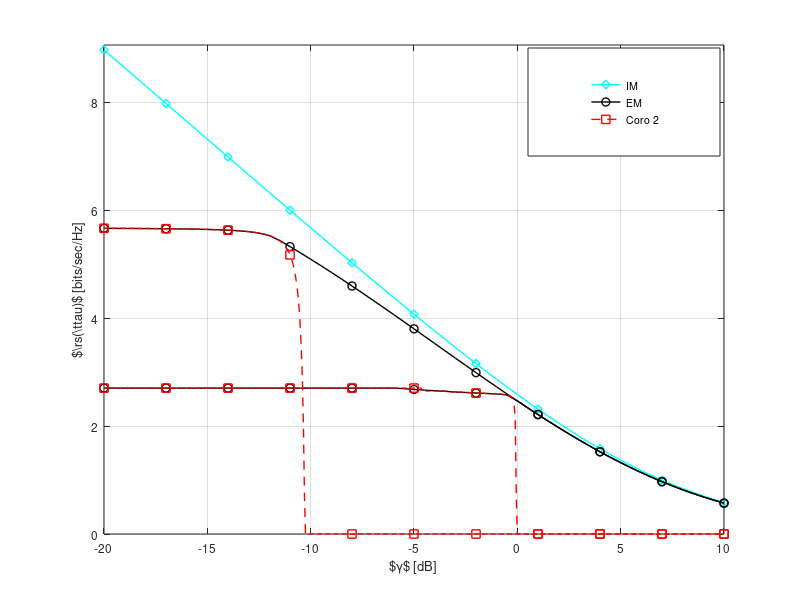

The MATLAB source for this figure: (Note: this script raises an error after producing the figure.)
%                                
%        Description: This m-file considers the variation of optimum throughput
%        determined from the Estimation-Throughput tradeoff for the AWGN channel.  
%        (When an outage constraint is established over the power received at PR)      
%
%        Clearly the regulated power is distributed according non central
%        chi-2 distribution. However to simplify the analysis we
%        approximate the non central distribution against the Gamma
%        distribution.
%        
%        The simulation is performed to show the following:
%        1) Analyse the optimum throughput vs received SNR
%
%        Created on: 04.08.15
%        Revision History: 04.08.15 --> File generated   
%  
%%%%%%%%%%%%%%%%%%%%%%%%%%%%%%%%%%%%%%%%%%%%%%%%%%%%%%%%%%%%%%%%%%%%%%%%%%%

clear all;
close all;
clc;

                                              % Enable( = 1) to perform simulation, theoretical analysis
th = 00;                                      % disable ( = 0) to plot curves, data is read from a file
                                              % Theoretical anaylsis is also included of simulation as
                                              % numerical integration is involved
%%%%%%%%%%%%%%%%%%%%%%%%%%%%%%%%%%%%%%%%%%%%%%%%%%%%%%%%%%%%%%%%%%%%%%%%%%%
%   Parameters
%%%%%%%%%%%%%%%%%%%%%%%%%%%%%%%%%%%%%%%%%%%%%%%%%%%%%%%%%%%%%%%%%%%%%%%%%%%
P_tran = -00;                                     % Power transmitted by PR, the SNR received at ST can be 
                                                  % varried using this parameter
noise_power = -100;                               % noise power -100 dBm
I_T = -110;                                       % Interference temperature -80 dBm
f_s = 1e6;                                        % 1 MHz one band
K = 0.1 * f_s;                                    % K = Total number of samples in a frame = T * f_s, T = 100 ms WRAN standard
alpha_true_p1 = [120:-0.5:90];                    % True Path loss between ST and PR  to achieve P_p = IT  
alpha_true_p2 = 100;                              % True Path loss between PT and SR  
alpha_true_s = 080;                               % True Path loss between ST and SR  to achieve P_p = IT  
epsilon = [0.01, 0.1];                            % Outage Probability constraint at PR

P_reg_max = 10.^([00 -10]/10);                   % Maximum Trasmit Power Constraint


Exp_opt_R_th = zeros(length(epsilon),...
    length(alpha_true_p1), length(P_reg_max));     % Optimum Expected throughput  

Exp_R_id = zeros(1, length(alpha_true_p1));        % Idle throughput  

Opt_N_th = zeros(length(epsilon),...
    length(alpha_true_p1), length(P_reg_max));     % Optimum Estimation time 
snr = 10^(P_tran/10) * 10.^(-alpha_true_p1/10)...  % snr received at the PR
    / 10^(noise_power/10);

N_s = 10;
    
%%%%%%%%%%%%%%%%%%%%%%%%%%%%%%%%%%%%%%%%%%%%%%%%%%%%%%%%%%%%%%%%%%%%%%%%%%%
%   Theoretical analysis
%%%%%%%%%%%%%%%%%%%%%%%%%%%%%%%%%%%%%%%%%%%%%%%%%%%%%%%%%%%%%%%%%%%%%%%%%%%
if th  
    %% Theoretical parameters
    N_th = 10:1:7000;                               % N = Total of samples used for estimation = tau * f_s 
    P_reg_th = zeros(1, length(N_th));              % Expected power regulated by ST
    Exp_R_th = zeros(1, length(N_th));              % Expected Throughput
    for i = 1:length(epsilon)
       disp(strcat('epsilon = ',num2str(epsilon(i))));             

       for j = 1:length(snr)
           disp(strcat('snr = ',num2str(10*log10(snr(j)))));  
           for k = 1:length(P_reg_max)
               parfor l=1:length(N_th)       
                   %disp(strcat('N = ',num2str(N_th(k))));             

                   %% Determining the performance meterics --> Exp_R
                   %% Expected values           

                   %% Gamma Approximation to the non-central chi-squared distribution
                   mean = 10^(noise_power/10) * (1 + snr(j));       
                   var = (10^(noise_power/10))^2/N_th(l) * ( 2 + 4 * snr(j)); 

                   b = var/mean;
                   a = mean/b;

                   %% Determine the controlled power
                   P_reg_th(l) = min(P_reg_max(k), 10^(I_T/10) * 10^(P_tran/10) /...
                       (b * gammaincinv((1 - epsilon(i)),a) - 10^(noise_power/10)));   
                   
                   C_1  = calc_capacities(10^(-alpha_true_p2/10)/10^(noise_power/10),...
                        10^(-alpha_true_s/10), P_reg_th(l), 10^(noise_power/10), N_th(l), N_s);

                   %% Expected Rate
                    Exp_R_th(l) = (K- N_th(l))/K * C_1;
               end
                %%%%%%%%%%%%%%%%%%%%%%%%%%%%%%%%%%%%%%%%%%%%%%%%%%%%%%%%%%%%%%%%%%%%%%%%%%%
                %   Finding optimum estimation time
                %%%%%%%%%%%%%%%%%%%%%%%%%%%%%%%%%%%%%%%%%%%%%%%%%%%%%%%%%%%%%%%%%%%%%%%%%%%
                % Optimum throughput for the ideal model
                [Exp_opt_R_th(i,j,k) index] = max(Exp_R_th);
                Opt_N_th(i,j, k) = N_th(index);
                
                % Idle Case
                Exp_R_id(j,k) = log2(1 + 10^(I_T/10) ./(10^(P_tran/10) * 10.^(-alpha_true_p1(j)/10))...
                   * 10^(-alpha_true_s/10)./ (10^(P_tran/10) *  (10^(-alpha_true_p2/10) + 10^(noise_power/10))));
                
                disp(strcat('Exp_R_id = ',num2str(Exp_R_id(j,k)))); 
                disp(strcat('Exp_R_th = ',num2str(Exp_opt_R_th(i,j, k)))); 
                disp(strcat('N_opt_th = ',num2str(Opt_N_th(i,j, k))));
           end
           save('results_opt_thr_vs_SNR_AWGN_e01_SI_00_th.mat');
       end
   end
   quit;
end
%%%%%%%%%%%%%%%%%%%%%%%%%%%%%%%%%%%%%%%%%%%%%%%%%%%%%%%%%%%%%%%%%%%%%%%%%%%
%   Plot curves theoretical analysis
%%%%%%%%%%%%%%%%%%%%%%%%%%%%%%%%%%%%%%%%%%%%%%%%%%%%%%%%%%%%%%%%%%%%%%%%%%%
ver_paper = 1;       % = 1, Corresponds to the changes according to TCCN paper          
                     % = 0, Correspoonds to the changes as per the diss
if ver_paper == 1
    ideal_linewidth = 1;
else
    ideal_linewidth = 2;
end 

%%%%%%%%%%%%%%%%%%%%%%%%%%%%%%%%%%%%%%%%%%%%%%%%%%%%%%%%%%%%%%%%%%%%%%%%%%%
%   Optium Throughput vs SNR
%%%%%%%%%%%%%%%%%%%%%%%%%%%%%%%%%%%%%%%%%%%%%%%%%%%%%%%%%%%%%%%%%%%%%%%%%%%
figure(1);
load('results_opt_thr_vs_SNR_AWGN_e01_SI_00_th.mat');
SNR = 10*log10(snr);

%% Ideal Model
Exp_R_id = log2(1 + 10^(I_T/10) ./(10^(P_tran/10) * 10.^(-alpha_true_p1/10))...
    * 10^(-alpha_true_s/10)./ (10^(P_tran/10) *  (10^(-alpha_true_p2/10) + 10^(noise_power/10))));
h11 = plot(SNR, Exp_R_id, 'c', 'LineWidth', ideal_linewidth);
hold on,
if ver_paper
    gap = 12;
    downsampled = 1:ceil(length(SNR)/gap):length(SNR);
    plot(SNR(downsampled), Exp_R_id(downsampled), 'cd', 'LineWidth', 1);
    lp1 = plot(0,0,'-c','Marker','d', 'LineWidth', 1, 'visible','off');
end

%pbaspect([1 0.3 1]);
Fontsize = 8.5;
hold on,
%h2 = plot(SNR, reshape(Exp_opt_R_th(1,:,1), 1, length(SNR)), 'k-.', 'LineWidth', 1);
%hold on,
plot(SNR, reshape(Exp_opt_R_th(2,:,1), 1, length(SNR)), 'k-', 'LineWidth', 1);
hold on,
%plot(SNR, reshape(Exp_opt_R_th(1,:,2), 1, length(SNR)), 'k-.', 'LineWidth', 1);
%hold on,
h33 = plot(SNR, reshape(Exp_opt_R_th(2,:,2), 1, length(SNR)), 'k-', 'LineWidth', 1);
hold on,
if ver_paper
    hold on,
    plot(SNR(downsampled), reshape(Exp_opt_R_th(2,downsampled,1), 1, length(downsampled)), 'ko', 'LineWidth', 1);

    plot(SNR(downsampled), reshape(Exp_opt_R_th(2,downsampled,2), 1, length(downsampled)), 'ko', 'LineWidth', 1);
    lp2 = plot(0,0,'-k','Marker','o', 'LineWidth', 1, 'visible','off');
end
%hold on,
%h4 = plot(SNR, Exp_opt_R_th(3,:), 'k', 'LineWidth', 1);


alt = 00;
if alt
    %% Alternative Strategy --- With no power control
    N_alt = 10:10:100000;   
    alpha_true_p1 = [120:-0.05:90];                    % True Path loss between ST and PR  to achieve P_p = IT  
    snr = 10^(P_tran/10) * 10.^(-alpha_true_p1/10)...  % snr received at the PR
        / 10^(noise_power/10);
    Exp_opt_R_alt = zeros(length(epsilon), length(snr), length(P_reg_max));
    N_alt_opt = zeros(length(epsilon), length(snr), length(P_reg_max));

    for i = 1:length(epsilon)
        for j = 1:length(P_reg_max)
            for k = 1:length(snr)


                %% Gamma Approximation to the non-central chi-squared distribution
                mean = 10^(noise_power/10) * (1 + snr(k));       
                var = (10^(noise_power/10))^2./N_alt * ( 2 + 4 * snr(k)); 

                b = var/mean;
                a = mean./b;

                %% Determine the SNR that achieves the outage probability
                temp1 = gammainc((10^(I_T/10) * 10^(P_tran/10)...
                   /P_reg_max(j) + 10^(noise_power/10)) * 1./b, a, 'upper');
               [value index] = min(abs(temp1 - epsilon(i)));  
               index
               N_alt_opt(i,k,j) = index; 
               if (index~=length(N_alt)) && value < epsilon(i)
                   C_1  = calc_capacities(10^(-alpha_true_p2/10)/10^(noise_power/10),...
                            10^(-alpha_true_s/10), P_reg_max(j), 10^(noise_power/10), N_alt(index), N_s)
                   Exp_opt_R_alt(i,k,j) = (K - N_alt(index))/K * C_1;
               else
                   break;
               end
            end
        end
    end
    save('results_opt_thr_vs_SNR_AWGN_SI_00_alt.mat');
end
load('results_opt_thr_vs_SNR_AWGN_SI_00_alt.mat');
SNR_alt = 10*log10(snr);

%hold on,
%plot(SNR, reshape(Exp_opt_R_alt(1,:,1), 1, length(SNR)), 'r--', 'LineWidth', 1);
hold on,
h44  = plot(SNR_alt, reshape(Exp_opt_R_alt(2,:,1), 1, length(SNR_alt)), 'r--', 'LineWidth', 1);

hold on,
plot(SNR_alt, reshape(Exp_opt_R_alt(2,:,2), 1, length(SNR_alt)), 'r--', 'LineWidth', 1);


if ver_paper
    downsampled_alt = [];
    for i = downsampled
        downsampled_alt(end + 1) = find(SNR_alt == SNR(i));
    end
    hold on,
    plot(SNR_alt(downsampled_alt), reshape(Exp_opt_R_alt(2,downsampled_alt,1), 1, length(downsampled_alt)), 'rs', 'LineWidth', 1);

    %hold on,
    %plot(SNR, reshape(Exp_opt_R_alt(1,:,2), 1, length(SNR)), 'r-', 'LineWidth', 1);
    hold on,
    plot(SNR_alt(downsampled_alt), reshape(Exp_opt_R_alt(2,downsampled_alt,2), 1, length(downsampled_alt)), 'rs', 'LineWidth', 1);
    lp3 = plot(0,0,'--r','Marker','s', 'LineWidth', 1, 'visible','off');
end

grid on;
axis([min(SNR) max(SNR) 0  max(Exp_R_id) * 1.01]);
ylabel('$\rs(\ttau)$ [bits/sec/Hz]','FontSize',Fontsize);
xlabel('$\gamma$ [dB]','FontSize',Fontsize);
%hl = legend([h1 h3 h4],'IM', 'EM, $\opc = 0.1$', 'EM, $\opc = 0.01$');
if ver_paper
    hl = legend([lp1 lp2 lp3],'IM', 'EM','Coro 2');
else
hl = legend([h11 h33 h44],'IM', 'EM','Coro 2');
end
set(hl, 'position',[0.66 0.74 0.24 0.18]);
set(gca,'FontSize',Fontsize);

if 00
    %%%% Zommed Image %%%%%
    % create a new pair of axes inside current figure
    ax = axes('Position',[.56 .51 .33 .33]);
    box on; % put box around new pair of axes
    child_gca = get(gca,'Children');

    [value indexOfInterest] = find(SNR <= -0.0 & SNR >= -1.0);
    %plot(SNR(indexOfInterest), reshape(Exp_opt_R_th(1,indexOfInterest,1), 1, length(SNR(indexOfInterest))),...
    %'k-.', 'LineWidth', 1); % plot on new axes
    %hold on,
    plot(SNR(indexOfInterest), reshape(Exp_opt_R_th(2,indexOfInterest,1), 1, length(SNR(indexOfInterest))),...
    'k-', 'LineWidth', 1); 
    hold on,
    %plot(SNR(indexOfInterest), reshape(Exp_opt_R_th(1,indexOfInterest,2), 1, length(SNR(indexOfInterest))),...
    %'k-.', 'LineWidth', 1); 
    %hold on,
    plot(SNR(indexOfInterest), reshape(Exp_opt_R_th(2,indexOfInterest,2), 1, length(SNR(indexOfInterest))),...
    'k-', 'LineWidth', 1); 
    plot(SNR(indexOfInterest), Exp_R_id(indexOfInterest), 'c', 'LineWidth', 3);


    % plot on new axes
    %plot(SNR(indexOfInterest), Exp_opt_R_th(3,indexOfInterest), 'k', 'LineWidth', 1); 
    %ylabel(gca, '$\rs(\ttau)$','FontSize',Fontsize);
    %xlabel(gca, '$\gamma$','FontSize',Fontsize);
    %set(ax, 'XTick', [-1.3 -0.9 -0.5]);
    %set(ax, 'YTick', [3.2 3.4 3.7]);
    axis(ax, [min(SNR(indexOfInterest)) max(SNR(indexOfInterest))...
        min(reshape(Exp_opt_R_th(1,indexOfInterest,1), 1, length(SNR(indexOfInterest))))...
        max(Exp_R_id(indexOfInterest)) * 1]);
    set(gca,'FontSize',Fontsize);
    th = title(ax, 'Zoom');
    set(th, 'Position', [-0.85    3.4    1.0001]);
end
if ver_paper    
    laprint(1, '../figures/fig_opt_thr_vs_SNR_AWGN_SI_00', 'options', 'factory', 'width', 8, 'scalefonts',...
        'on', 'factor',0.5, 'keepfontprops', 'on');
else    
    laprint(1, '../figures/fig_opt_thr_vs_SNR_AWGN_SI_00_diss', 'options', 'factory', 'width', 8, 'scalefonts',...
        'on', 'factor',0.5, 'keepfontprops', 'on');
end

%% SI = -10 dBm
figure(2);
load('results_opt_thr_vs_SNR_AWGN_e01_SI_10_th.mat');
SNR = 10*log10(snr);

%% Ideal Model
Exp_R_id = log2(1 + 10^(I_T/10) ./(10^(P_tran/10) * 10.^(-alpha_true_p1/10))...
    * 10^(-alpha_true_s/10)./ (10^(P_tran/10) *  (10^(-alpha_true_p2/10) + 10^(noise_power/10))));
h11 = plot(SNR, Exp_R_id, 'c', 'LineWidth', ideal_linewidth);
if ver_paper
    hold on,
    gap = 12;
    downsampled = 1:ceil(length(SNR)/gap):length(SNR);
    plot(SNR(downsampled), Exp_R_id(downsampled), 'cd', 'LineWidth', 1);
    lp1 = plot(0,0,'-c','Marker','d', 'LineWidth', 1, 'visible','off');
end
hold on,
%h2 = plot(SNR, reshape(Exp_opt_R_th(1,:,1), 1, length(SNR)), 'k-.', 'LineWidth', 1);
%hold on,
h33 = plot(SNR, reshape(Exp_opt_R_th(2,:,1), 1, length(SNR)), 'k-', 'LineWidth', 1);
hold on,
plot(SNR, reshape(Exp_opt_R_th(2,:,2), 1, length(SNR)), 'k-', 'LineWidth', 1);


if ver_paper
    hold on,
    plot(SNR(downsampled), reshape(Exp_opt_R_th(2,downsampled,1), 1, length(downsampled)), 'ko', 'LineWidth', 1);
    %hold on,
    %plot(SNR, reshape(Exp_opt_R_th(1,:,2), 1, length(SNR)), 'k-.', 'LineWidth', 1);
    hold on,
    plot(SNR(downsampled), reshape(Exp_opt_R_th(2,downsampled,2), 1, length(downsampled)), 'ko', 'LineWidth', 1);
    lp2 = plot(0,0,'-k','Marker','o', 'LineWidth', 1, 'visible','off');
end

grid on;
axis([min(SNR) max(SNR) 0  max(Exp_R_id) * 1.01]);
ylabel('$\rs(\ttau)$ [bits/sec/Hz]','FontSize',Fontsize);
xlabel('$\gamma$ [dB]','FontSize',Fontsize);

alt = 00;
if alt
    %% Alternative Strategy --- With no power control
    N_alt = 10:10:100000;   
    alpha_true_p1 = [120:-0.05:90];                    % True Path loss between ST and PR  to achieve P_p = IT  
    snr = 10^(P_tran/10) * 10.^(-alpha_true_p1/10)...  % snr received at the PR
        / 10^(noise_power/10);
    Exp_opt_R_alt = zeros(length(epsilon), length(snr), length(P_reg_max));
    N_alt_opt = zeros(length(epsilon), length(snr), length(P_reg_max));

    for i = 1:length(epsilon)
        for j = 1:length(P_reg_max)
            for k = 1:length(snr)


                %% Gamma Approximation to the non-central chi-squared distribution
                mean = 10^(noise_power/10) * (1 + snr(k));       
                var = (10^(noise_power/10))^2./N_alt * ( 2 + 4 * snr(k)); 

                b = var/mean;
                a = mean./b;

                %% Determine the SNR that achieves the outage probability
                temp1 = gammainc((10^(I_T/10) * 10^(P_tran/10)...
                   /P_reg_max(j) + 10^(noise_power/10)) * 1./b, a, 'upper');
               [value index] = min(abs(temp1 - epsilon(i)));  
               index
               N_alt_opt(i,k,j) = index; 
               if (index~=length(N_alt)) && value < epsilon(i)
                   C_1  = calc_capacities(10^(-alpha_true_p2/10)/10^(noise_power/10),...
                            10^(-alpha_true_s/10), P_reg_max(j), 10^(noise_power/10), N_alt(index), N_s)
                   Exp_opt_R_alt(i,k,j) = (K - N_alt(index))/K * C_1;
               else
                   break;
               end
            end
        end
    end
    save('results_opt_thr_vs_SNR_AWGN_SI_10_alt.mat');
end
load('results_opt_thr_vs_SNR_AWGN_SI_10_alt.mat');
SNR_alt = 10*log10(snr);

%hold on,
%plot(SNR, reshape(Exp_opt_R_alt(1,:,1), 1, length(SNR)), 'r--', 'LineWidth', 1);
hold on,
h44  = plot(SNR_alt, reshape(Exp_opt_R_alt(2,:,1), 1, length(SNR_alt)), 'r--', 'LineWidth', 1);


%hold on,
%plot(SNR, reshape(Exp_opt_R_alt(1,:,2), 1, length(SNR)), 'r-', 'LineWidth', 1);
hold on,
plot(SNR_alt, reshape(Exp_opt_R_alt(2,:,2), 1, length(SNR_alt)), 'r--', 'LineWidth', 1);

if ver_paper
    downsampled_alt = [];
    for i = downsampled
        downsampled_alt(end + 1) = find(SNR_alt == SNR(i));
    end
    hold on,
    plot(SNR_alt(downsampled_alt), reshape(Exp_opt_R_alt(2,downsampled_alt,1), 1, length(downsampled_alt)), 'rs', 'LineWidth', 1);
    hold on,
    plot(SNR_alt(downsampled_alt), reshape(Exp_opt_R_alt(2,downsampled_alt,2), 1, length(downsampled_alt)), 'rs', 'LineWidth', 1);
    lp3 = plot(0,0,'--r','Marker','s', 'LineWidth', 1, 'visible','off');
end

%hl = legend([h1 h3 h2],'IM', 'EM, $\opc = 0.1$', 'EM, $\opc = 0.01$');
if ver_paper
    hl = legend([lp1 lp2 lp3], 'IM', 'EM','Coro 2');
else
    hl = legend([h11 h33 h44], 'IM', 'EM','Coro 2');
end
set(hl, 'position',[0.66 0.74 0.24 0.18]);
set(gca,'FontSize',Fontsize);

if 00
    %%%% Zommed Image %%%%%
    % create a new pair of axes inside current figure
    ax = axes('Position',[.56 .51 .33 .33]);
    box on; % put box around new pair of axes
    child_gca = get(gca,'Children');

    [value indexOfInterest] = find(SNR <= -0.0 & SNR >= -1.0);
    plot(SNR(indexOfInterest), reshape(Exp_opt_R_th(1,indexOfInterest,1), 1, length(SNR(indexOfInterest))),...
    'k-.', 'LineWidth', 1); % plot on new axes
    hold on,
    plot(SNR(indexOfInterest), reshape(Exp_opt_R_th(2,indexOfInterest,1), 1, length(SNR(indexOfInterest))),...
    'k-', 'LineWidth', 1); 
    hold on,
    plot(SNR(indexOfInterest), reshape(Exp_opt_R_th(1,indexOfInterest,2), 1, length(SNR(indexOfInterest))),...
    'k-.', 'LineWidth', 1); 
    hold on,
    plot(SNR(indexOfInterest), reshape(Exp_opt_R_th(2,indexOfInterest,2), 1, length(SNR(indexOfInterest))),...
    'k-', 'LineWidth', 1); 
    plot(SNR(indexOfInterest), Exp_R_id(indexOfInterest), 'c', 'LineWidth', 3);


    % plot on new axes
    %plot(SNR(indexOfInterest), Exp_opt_R_th(3,indexOfInterest), 'k', 'LineWidth', 1); 
    %ylabel(gca, '$\rs(\ttau)$','FontSize',Fontsize);
    %xlabel(gca, '$\gamma$','FontSize',Fontsize);
    %set(ax, 'XTick', [-1.3 -0.9 -0.5]);
    %set(ax, 'YTick', [3.2 3.4 3.7]);
    axis(ax, [min(SNR(indexOfInterest)) max(SNR(indexOfInterest))...
        min(reshape(Exp_opt_R_th(1,indexOfInterest,1), 1, length(SNR(indexOfInterest))))...
        max(Exp_R_id(indexOfInterest)) * 1]);
    set(gca,'FontSize',Fontsize);
    th = title(ax, 'Zoom');
    set(th, 'Position', [-0.85    3.4    1.0001]);
end
if ver_paper
    laprint(2, '../figures/fig_opt_thr_vs_SNR_AWGN_SI_10', 'options', 'factory', 'width', 8, 'scalefonts',...
        'on', 'factor',0.5, 'keepfontprops', 'on');
else
    laprint(2, '../figures/fig_opt_thr_vs_SNR_AWGN_SI_10_diss', 'options', 'factory', 'width', 8, 'scalefonts',...
        'on', 'factor',0.5, 'keepfontprops', 'on');
end
if 0
    %%%%%%%%%%%%%%%%%%%%%%%%%%%%%%%%%%%%%%%%%%%%%%%%%%%%%%%%%%%%%%%%%%%%%%%%%%%
    %   Optium estimatio time vs SNR
    %%%%%%%%%%%%%%%%%%%%%%%%%%%%%%%%%%%%%%%%%%%%%%%%%%%%%%%%%%%%%%%%%%%%%%%%%%%
    figure(2)
    load('results_opt_thr_vs_SNR_AWGN_e01_th.mat');
    SNR = 10*log10(snr);
    h2 = plot(SNR, Opt_N_th(1,:) * 1e-3, 'k', 'LineWidth', 1);
    hold on,
    h3 = plot(SNR, Opt_N_th(2,:) * 1e-3 , 'k', 'LineWidth', 1);
    %hold on,
    %h4 = plot(SNR, Opt_N_th(3,:) * 1e-3, 'k', 'LineWidth', 1);
    grid on;
    axis([min(SNR) max(SNR) min(Opt_N_th(3,:)) * 1e-3  max(Opt_N_th(1,:)) * 1e-3]);
    ylabel('$\ttau$ [ms]','FontSize',Fontsize);
    xlabel('$\gamma$ [dB]','FontSize',Fontsize);
    %hl = legend([h2 h3 h4],'IM','EM');
    %set(hl, 'position',[0.725 0.12 0.15 0.31]);
    set(hl, 'position',[0.68 0.71 0.22 0.2]);
    set(gca,'FontSize',Fontsize);
    laprint(2, '../figures/fig_opt_est_time_vs_SNR_AWGN', 'options', 'factory', 'width', 8, 'scalefonts',...
        'on', 'factor',0.5, 'keepfontprops', 'off');
end